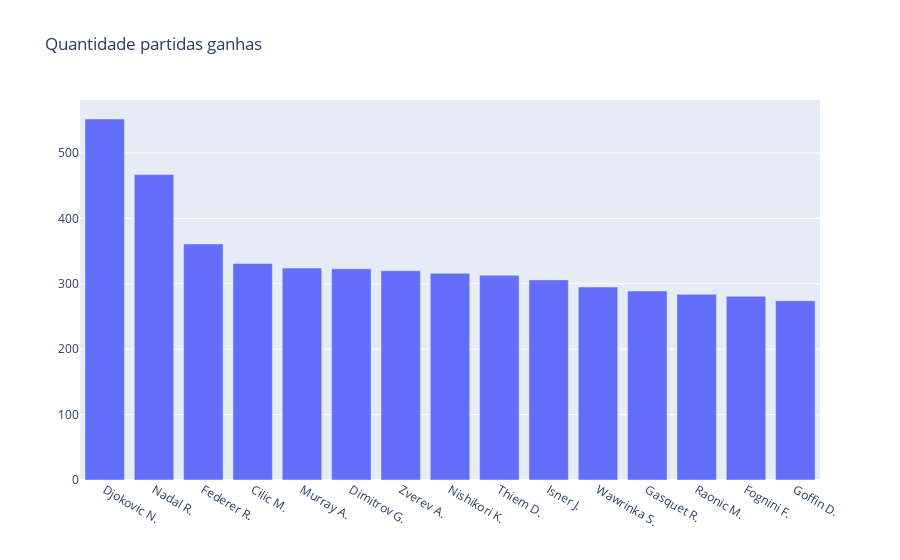
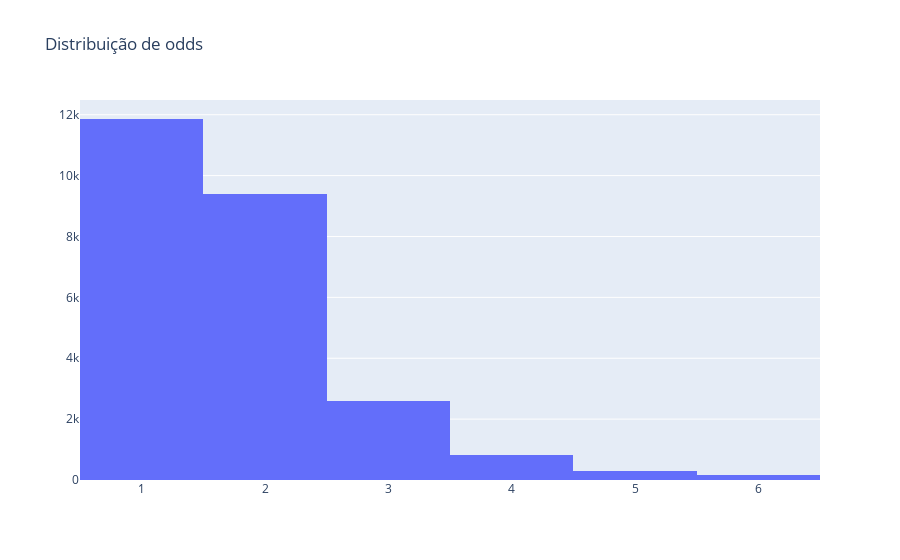

Notebook source saved alongside these figures, in order:
### Code cell
df_winner_odds = winner_metrics('Odd_1','Odd_2')

counts = df_winner_odds['winner'].value_counts()

top_counts = counts.sort_values(ascending=False)[:15]

treated_odd = [odd for odd in df_winner_odds['metric'] if odd <= 6]



fig = go.Figure(data=[go.Bar(

            x=top_counts.index, 
            y=top_counts.values

)])

fig.update_layout(title="Quantidade partidas ganhas")

pio.show(fig)


# Cria o histograma com a função "histogram"
fig = go.Figure(data=[go.Histogram(x=treated_odd, nbinsx=10)])

fig.update_layout(title="Distribuição de odds")

# Exibe o gráfico
fig.show()

### Figure 1 — Plotly figure (JSON) as saved in the notebook; plotly's stock layout.template omitted (floating-point values rounded to 4 significant figures)
{"data": [{"type": "bar", "x": ["Djokovic N.", "Nadal R.", "Federer R.", "Cilic M.", "Murray A.", "Dimitrov G.", "Zverev A.", "Nishikori K.", "Thiem D.", "Isner J.", "Wawrinka S.", "Gasquet R.", "Raonic M.", "Fognini F.", "Goffin D."], "y": [552, 467, 361, 331, 324, 323, 320, 316, 313, 306, 295, 289, 284, 281, 274]}], "layout": {"title": {"text": "Quantidade partidas ganhas"}}}

### Figure 2 — Plotly figure (JSON) as saved in the notebook; plotly's stock layout.template omitted (floating-point values rounded to 4 significant figures; data arrays with more than 128 entries replaced by an {"elided": "..."} marker saying what was removed)
{"data": [{"nbinsx": 10, "type": "histogram", "x": {"elided": "25133 float values"}}], "layout": {"title": {"text": "Distribuição de odds"}}}
